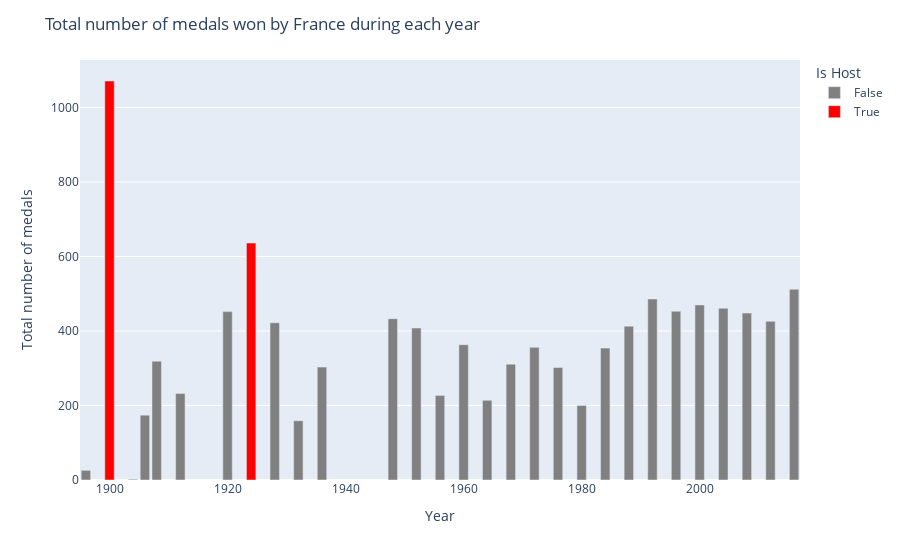

Notebook code cell kept with this figure:
### Code cell
fra_df = final_df_summer[final_df_summer['NOC'] == 'FRA']
final_fra = fra_df.groupby(['Year', 'Is Host']).count()['Medal'].reset_index()
color_discrete_map={
                 True: 'red',
                 False: 'grey'
                 }
fig = px.bar(final_fra,x='Year',y='Medal', color='Is Host',
             color_discrete_map=color_discrete_map,
             labels={
    'Medal': 'Total number of medals'
})
fig.update_layout(title='Total number of medals won by France during each year')
fig.show()

### Figure 1 — Plotly figure (JSON) as saved in the notebook; plotly's stock layout.template omitted (floating-point values rounded to 4 significant figures)
{"data": [{"alignmentgroup": "True", "hovertemplate": "Is Host=False<br>Year=%{x}<br>Total number of medals=%{y}<extra></extra>", "legendgroup": "False", "marker": {"color": "grey", "pattern": {"shape": ""}}, "name": "False", "offsetgroup": "False", "orientation": "v", "showlegend": true, "textposition": "auto", "type": "bar", "x": [1896, 1904, 1906, 1908, 1912, 1920, 1928, 1932, 1936, 1948, 1952, 1956, 1960, 1964, 1968, 1972, 1976, 1980, 1984, 1988, 1992, 1996, 2000, 2004, 2008, 2012, 2016], "xaxis": "x", "y": [26, 2, 174, 319, 232, 452, 422, 159, 303, 433, 408, 227, 363, 214, 311, 356, 302, 200, 354, 413, 486, 453, 470, 461, 448, 426, 512], "yaxis": "y"}, {"alignmentgroup": "True", "hovertemplate": "Is Host=True<br>Year=%{x}<br>Total number of medals=%{y}<extra></extra>", "legendgroup": "True", "marker": {"color": "red", "pattern": {"shape": ""}}, "name": "True", "offsetgroup": "True", "orientation": "v", "showlegend": true, "textposition": "auto", "type": "bar", "x": [1900, 1924], "xaxis": "x", "y": [1071, 636], "yaxis": "y"}], "layout": {"barmode": "relative", "legend": {"title": {"text": "Is Host"}, "tracegroupgap": 0}, "margin": {"t": 60}, "title": {"text": "Total number of medals won by France during each year"}, "xaxis": {"anchor": "y", "domain": [0, 1], "title": {"text": "Year"}}, "yaxis": {"anchor": "x", "domain": [0, 1], "title": {"text": "Total number of medals"}}}}
